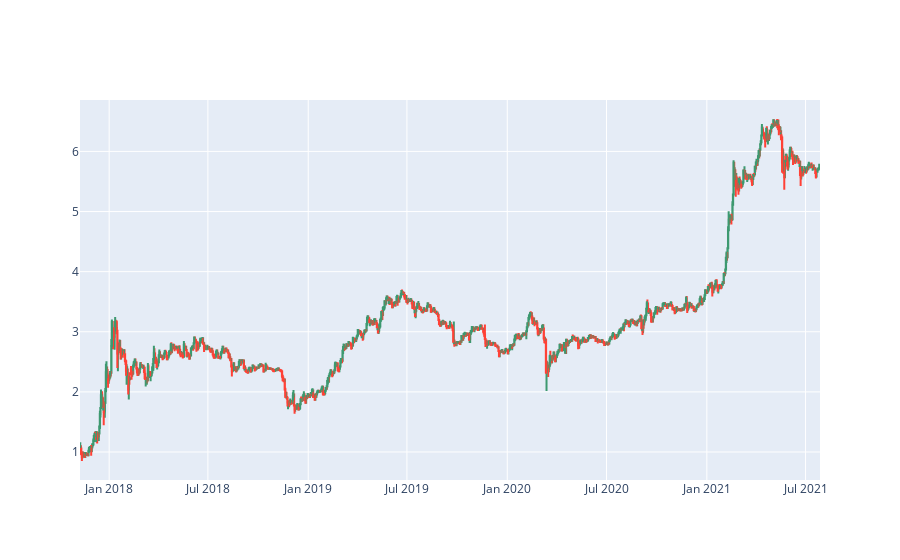

Notebook cell for this chart:
### Code cell
fig = go.Figure(data=[go.Candlestick(x=binanceData['Date'],
                open=binanceData['Open'], 
                high=binanceData['High'],
                low=binanceData['Low'], 
                close=binanceData['Price(in dollars)'])    
                ])                                         #creating a candlestick chart

fig.update_layout(xaxis_rangeslider_visible=False)

fig.show()

### Figure 1 — Plotly figure (JSON) as saved in the notebook; plotly's stock layout.template omitted (floating-point values rounded to 4 significant figures; data arrays with more than 128 entries replaced by an {"elided": "..."} marker saying what was removed)
{"data": [{"close": {"elided": "1356 float values"}, "high": {"elided": "1356 float values"}, "low": {"elided": "1356 float values"}, "open": {"elided": "1356 float values"}, "type": "candlestick", "x": {"elided": "1356 str values"}}], "layout": {"xaxis": {"rangeslider": {"visible": false}}}}
